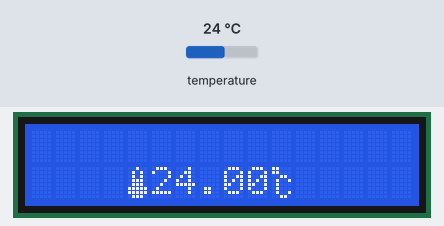
A sketch run on a simulated Arduino Uno, built with avr-gcc and run on an emulated ATmega328P. Parts: 16×2 character LCD. Inputs (shaded band) come from the test bench; at power-on: temperature 24 °C. The local clock reads 2024-03-15 10:24:30 at power-on unless the sketch sets it.

Above: at 1.2 s.
1.3 s: temperature set to 28 °C
At 3.2 s:
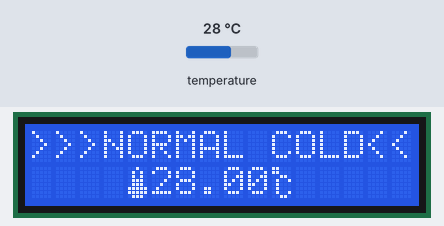
4.0 s: temperature set to 12 °C
At 5.4 s:
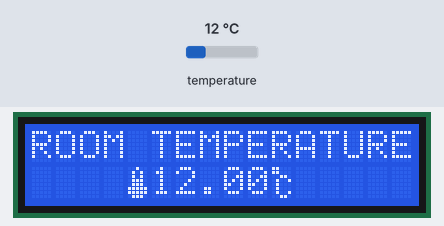
6.0 s: temperature set to 33 °C
At 8.2 s:
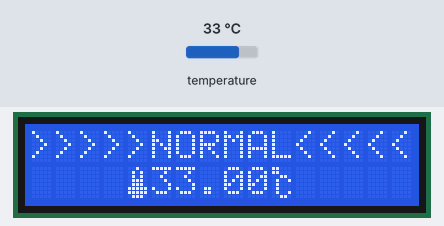
8.5 s: temperature set to 41 °C
At 8.8 s:
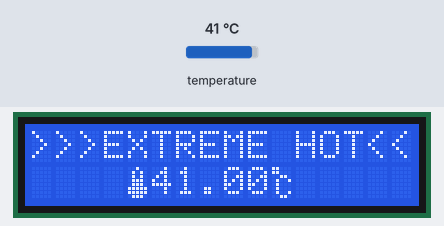
10.5 s: temperature set to 45 °C
At 12.1 s:
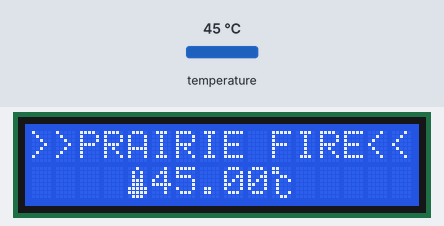
Timing chart, 0 to 13.6 s (numbered marks = the images above; inputs shaded):
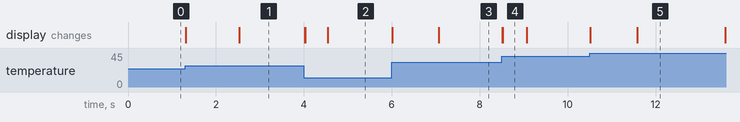

Measured:
- after the input at 1.3 s, the display: first changes at once (image 1 shows a later state)
- after the input at 4.0 s, the display: first changes at once (image 2 shows a later state)
- after the input at 6.0 s, the display: first changes at once (image 3 shows a later state)
- after the input at 8.5 s, the display: first changes at once (image 4 shows a later state)
- after the input at 10.5 s, the display: first changes at once (image 5 shows a later state)
- what the display in image 4 shows lasts 0.6 s, from 8.5 s to 9.1 s

The sketch:

onlyTemperature.ino
```cpp
// Temperature functions using a DS3231 RTC connected via I2C and Wire lib
#include <Wire.h>
#include <LiquidCrystal_I2C.h>
#include "RTClib.h"

RTC_DS3231 rtc;
LiquidCrystal_I2C lcd(0x27, 16, 2);

unsigned long blinkTime = 0;
String tempPosition;

byte Thermometer[8] =  //icon for termometer
  {
    0b00100,
    0b01010,
    0b01010,
    0b01110,
    0b01110,
    0b11111,
    0b11111,
    0b01110
  };
byte degreeCentigrade[8] = {
  0b11000,
  0b11000,
  0b00110,
  0b01001,
  0b01000,
  0b01000,
  0b01001,
  0b00110
};

void setup() {
  Serial.begin(9600);

  lcd.init();       // initialize the lcd
  lcd.backlight();  //To Power ON the back light

  lcd.createChar(3, Thermometer);
  lcd.createChar(4, degreeCentigrade);

#ifndef ESP8266
  while (!Serial)
    ;  // wait for serial port to connect. Needed for native USB
#endif

  if (!rtc.begin()) {
    Serial.println("Couldn't find RTC");
    Serial.flush();
    while (1)
      ;
  }

  if (rtc.lostPower()) {
    Serial.println("RTC lost power, let's set the time!");
  }
}

void loop() {
  DateTime now = rtc.now();


  lcd.setCursor(0, 0);
  if (millis() - blinkTime > 4500) {
    lcd.print("ROOM TEMPERATURE");
    blinkTime = millis();
  }
  if (millis() - blinkTime > 2500) {
    lcd.print(tempPosition);
  }

  lcd.setCursor(4, 1);
  //temperature start
  lcd.write(3);
  float Temperature = (rtc.getTemperature());
  lcd.print(Temperature);
  lcd.write(4);
  //temperature end
  ///////////////////////////////////////
  if (Temperature <= 25.99) {
    tempPosition = ">>>>>>COLD<<<<<<";
  } else if (Temperature >= 26.00 && Temperature <= 30.99) {
    tempPosition = ">>>NORMAL COLD<<";
  } else if (Temperature >= 31.00 && Temperature <= 36.99) {
    tempPosition = ">>>>>NORMAL<<<<<";
  } else if (Temperature >= 37.00 && Temperature <= 40.99) {
    tempPosition = ">>>>>>>HOT<<<<<<";
  } else if (Temperature >= 41.00 && Temperature <= 43.99) {
    tempPosition = ">>>EXTREME HOT<<";
  } else if (Temperature >= 44.99) {
    tempPosition = ">>PRAIRIE FIRE<<";
  }
  //////////////////////////////////////
}
```
